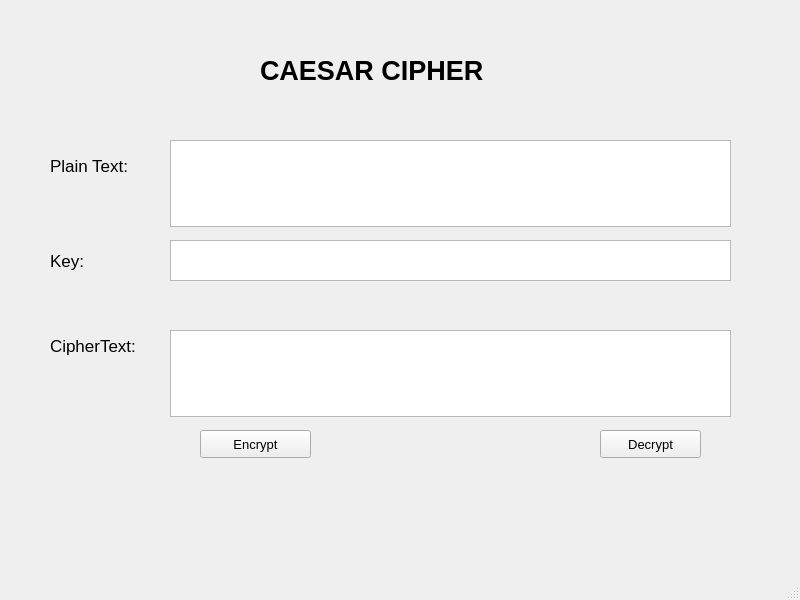
<?xml version="1.0" encoding="UTF-8"?>
<ui version="4.0">
 <class>MainWindow</class>
 <widget class="QMainWindow" name="MainWindow">
  <property name="geometry">
   <rect>
    <x>0</x>
    <y>0</y>
    <width>800</width>
    <height>600</height>
   </rect>
  </property>
  <property name="windowTitle">
   <string>MainWindow</string>
  </property>
  <widget class="QWidget" name="centralwidget">
   <widget class="QLabel" name="label">
    <property name="geometry">
     <rect>
      <x>260</x>
      <y>40</y>
      <width>281</width>
      <height>61</height>
     </rect>
    </property>
    <property name="font">
     <font>
      <pointsize>20</pointsize>
      <weight>75</weight>
      <bold>true</bold>
     </font>
    </property>
    <property name="text">
     <string>CAESAR CIPHER</string>
    </property>
   </widget>
   <widget class="QLabel" name="label_2">
    <property name="geometry">
     <rect>
      <x>50</x>
      <y>140</y>
      <width>111</width>
      <height>51</height>
     </rect>
    </property>
    <property name="font">
     <font>
      <pointsize>13</pointsize>
     </font>
    </property>
    <property name="text">
     <string>Plain Text:</string>
    </property>
   </widget>
   <widget class="QLabel" name="label_3">
    <property name="geometry">
     <rect>
      <x>50</x>
      <y>230</y>
      <width>61</width>
      <height>61</height>
     </rect>
    </property>
    <property name="font">
     <font>
      <pointsize>13</pointsize>
     </font>
    </property>
    <property name="text">
     <string>Key:</string>
    </property>
   </widget>
   <widget class="QLabel" name="label_4">
    <property name="geometry">
     <rect>
      <x>50</x>
      <y>310</y>
      <width>121</width>
      <height>71</height>
     </rect>
    </property>
    <property name="font">
     <font>
      <pointsize>13</pointsize>
     </font>
    </property>
    <property name="text">
     <string>CipherText:</string>
    </property>
   </widget>
   <widget class="QPlainTextEdit" name="txt_plain_text">
    <property name="geometry">
     <rect>
      <x>170</x>
      <y>140</y>
      <width>561</width>
      <height>87</height>
     </rect>
    </property>
   </widget>
   <widget class="QPlainTextEdit" name="txt_key">
    <property name="geometry">
     <rect>
      <x>170</x>
      <y>240</y>
      <width>561</width>
      <height>41</height>
     </rect>
    </property>
   </widget>
   <widget class="QTextEdit" name="txt_cipher_text">
    <property name="geometry">
     <rect>
      <x>170</x>
      <y>330</y>
      <width>561</width>
      <height>87</height>
     </rect>
    </property>
   </widget>
   <widget class="QPushButton" name="btn_encrypt">
    <property name="geometry">
     <rect>
      <x>200</x>
      <y>430</y>
      <width>111</width>
      <height>28</height>
     </rect>
    </property>
    <property name="font">
     <font>
      <pointsize>10</pointsize>
     </font>
    </property>
    <property name="text">
     <string>Encrypt</string>
    </property>
   </widget>
   <widget class="QPushButton" name="btn_decrypt">
    <property name="geometry">
     <rect>
      <x>600</x>
      <y>430</y>
      <width>101</width>
      <height>28</height>
     </rect>
    </property>
    <property name="font">
     <font>
      <pointsize>10</pointsize>
     </font>
    </property>
    <property name="text">
     <string>Decrypt</string>
    </property>
   </widget>
  </widget>
  <widget class="QMenuBar" name="menubar">
   <property name="geometry">
    <rect>
     <x>0</x>
     <y>0</y>
     <width>800</width>
     <height>26</height>
    </rect>
   </property>
  </widget>
  <widget class="QStatusBar" name="statusbar"/>
 </widget>
 <resources/>
 <connections/>
</ui>
